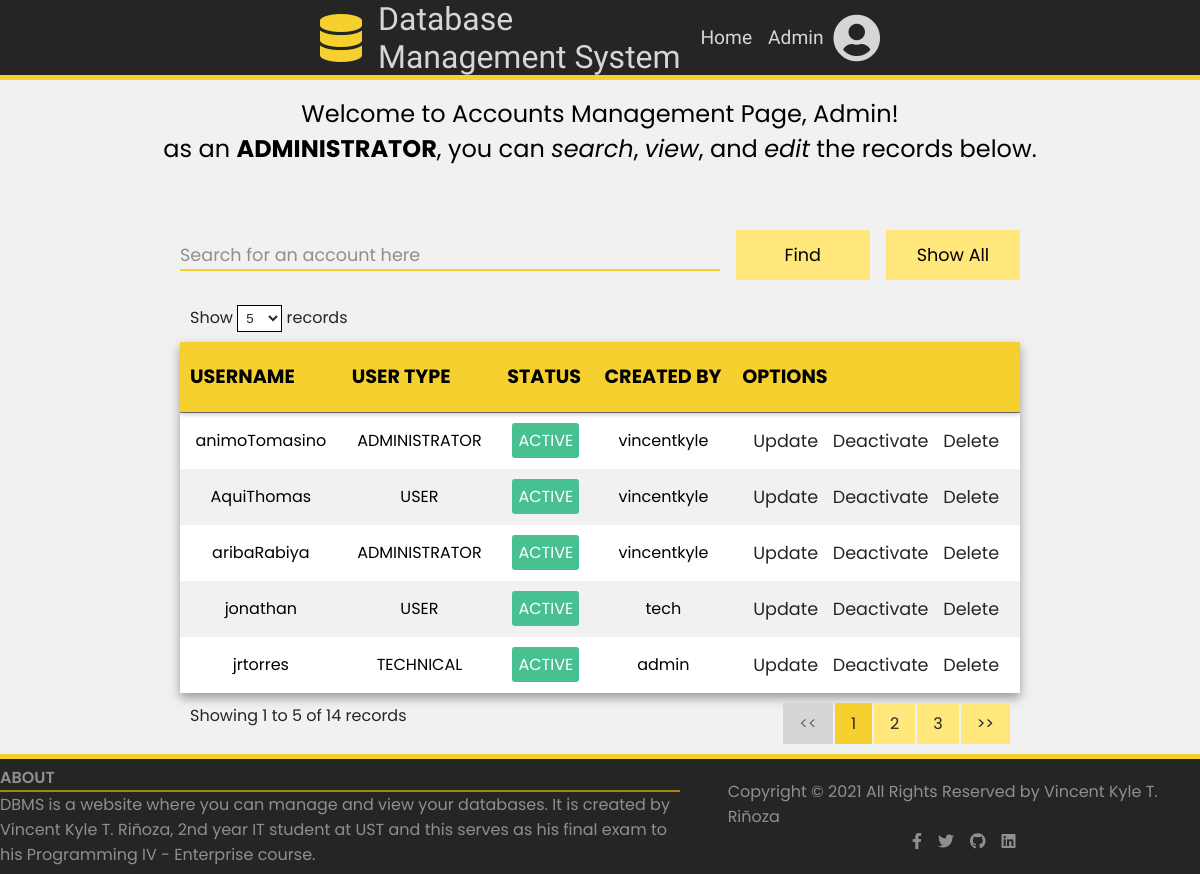
The app's page /account/index.php (signed in) with its own data.
### tables this page shows
CREATE TABLE `tblaccount` (
  `username` varchar(50) NOT NULL,
  `password` varchar(50) NOT NULL,
  `userType` varchar(20) NOT NULL,
  `status` varchar(10) NOT NULL,
  `createdBy` varchar(50) NOT NULL
);

### controller/accountController.php (called while the page is built, shortened)
<?php
    require_once 'config.php';
    $errors = array();
    if(isset($_POST['search-account'])){
        $searchSQL = 'SELECT * FROM tblaccount WHERE username <> ? AND (username LIKE ? OR userType LIKE ? OR status LIKE ?) ORDER BY username';
        $account_search = '%'.$_POST['account-search'].'%';
        if($stmt = mysqli_prepare($conn,$searchSQL)){
            mysqli_stmt_bind_param($stmt,'ssss', $_SESSION['username'],$account_search,$account_search,$account_search);
            if(mysqli_stmt_execute($stmt)){
                $result = mysqli_stmt_get_result($stmt);
            }else{
                $errors['search'] = 'no record found';
            }
        }
    }else{
        $select = 'SELECT * FROM tblaccount WHERE username <> ? ORDER BY username';
        if($stmt = mysqli_prepare($conn,$select)){
            mysqli_stmt_bind_param($stmt,'s',$_SESSION['username']);
            if(mysqli_stmt_execute($stmt)){
                $result = mysqli_stmt_get_result($stmt);
            }
            else{
                echo "Error on form load";
            }
        }
    }
?>

### account/index.php (the view, shortened to what this page needs)
<?php
require_once '../controller/accountController.php';
?>
<!DOCTYPE html>
<html lang="en">
<head>
    <link rel="stylesheet" href="https://use.fontawesome.com/releases/v5.15.3/css/all.css">
    <link rel="stylesheet" href="https://cdn.datatables.net/1.10.24/css/jquery.dataTables.min.css">
    <link rel="stylesheet" href="../css/table.css">
    <link rel="stylesheet" href="../css/main.css">
    <link rel="stylesheet" href="../css/modals.css">
    <link rel="stylesheet" href="../css/header-footer.css">
</head>
<body>
    <?php include('../header.php'); ?>
    <main class="fx-col">
        <div class="homepage fx-col">
            <span class="welcome">Welcome to Accounts Management Page, <?= ucwords($_SESSION['username']) ?>!
                <br>as an <strong><?= $_SESSION['usertype']; ?></strong>,
                you can <span class="italicized">search</span>, <span class="italicized">view</span>, and <span class="italicized">edit</span> the records below.
            </span>
        </div>
        <section class="table fx-col">
            <form action="<?php echo htmlspecialchars($_SERVER['PHP_SELF']); ?>" method="post" class="form-search fx-row">
                <input type="search" name="account-search" id="account-search" class="input searchbar" placeholder="Search for an account here" required>
                <input type="submit" value="Find" name="search-account" class="submit submit-account">
                <input type="submit" value="Show All" name="show-all" class="submit submit-account" formnovalidate>
            </form>
            <table id="database-table">
                <thead>
                    <tr>
                        <th>Username</th>
                        <th>User Type</th>
                        <th>Status</th>
                        <th>Created By</th>
                        <th>Options</th>
                    </tr>
                </thead>
                <tbody>
                    <?php if (mysqli_num_rows($result) > 0) : ?>
                        <?php while ($row = mysqli_fetch_array($result, MYSQLI_ASSOC)) : ?>
                            <tr>
                                <td><?= $row['username']; ?></td>
                                <td><?= $row['userType']; ?></td>
                                <?php if ($row['status'] == 'ACTIVE') : ?>
                                    <td class="active-working"><span><?= $row['status']; ?></span></td>
                                <?php else : ?>
                                    <td class="inactive-retire"><span><?= $row['status']; ?></span></td>
                                <?php endif; ?>
                                <td><?= $row['createdBy']; ?></td>
                                <td class="options">
                                    <a data-modal-target="#update-account-<?= $row['username'] ?>" class="a_sql">Update</a>
                                    <?php if ($row['status'] != 'ACTIVE') : ?>
                                        <a class="edit a_activate" data-modal-target="#update-active-<?= $row['username'] ?>">Activate</a>
                                    <?php else : ?>
                                        <a class="edit a_deactivate" data-modal-target="#update-deactivate-<?= $row['username'] ?>">Deactivate</a>
                                    <?php endif; ?>
                                    <a class="a_sql" data-modal-target="#delete-<?= $row['username'] ?>">Delete</a>
                                </td>
                            </tr>
                        <?php endwhile; ?>
                    <?php endif; ?>
                </tbody>
            </table>
        </section>
    </main>
    <?php include('../footer.php'); ?>
</body>
</html>

### header.php (shortened to what this page needs)
<header class="fx-row">
    <div class="logo fx-row">
        <i class="fas fa-database"></i>
        <span>Database Management System</span>
    </div>
    <?php if (isset($_SESSION['username'])) : ?>
        <div class="user fx-row">
            <?php if ($_SERVER['PHP_SELF'] != '/finalexam.ics2609.com/index.php') : ?>
                <a href="../index.php">Home </a>
            <?php else : ?>
                <a href="index.php">Home </a>
            <?php endif; ?>
            <label for="icon"><span><?= ucwords($_SESSION['username']); ?></span><i class="fas fa-user-circle"></i></label>
        </div>
    <?php endif; ?>
</header>

### footer.php
<footer class="fx-row">
    <div class="about fx-col">
        <span>ABOUT</span>
        <span>DBMS is a website where you can manage and view your databases. It is created by Vincent Kyle T.
            Riñoza, 2nd year IT student at UST and this serves as his final exam to his Programming IV - Enterprise
            course.</span>
    </div>
    <section class="contact  fx-col">
        <div class="copyright">Copyright &copy; 2021 All Rights Reserved by Vincent Kyle T. Riñoza</div>
        <div class="social-links">
            <ul class="fx-row">
                <li><a class="facebook" href="https://www.facebook.com/vncntkyl" target="_blank"><i class="fab fa-facebook-f"></i></a></li>
                <li><a class="twitter" href="https://www.twitter.com/vncntkyl" target="_blank"><i class="fab fa-twitter"></i></a></li>
                <li><a class="github" href="https://www.github.com/vncntkyl" target="_blank"><i class="fab fa-github"></i></a></li>
                <li><a class="linkedin" href="https://www.linkedin.com/in/vncntkyl" target="_blank"><i class="fab fa-linkedin"></i></a></li>
            </ul>
        </div>
    </section>
</footer>

### css/table.css (style rules this page uses)
table.dataTable { border-collapse: collapse; }
table.dataTable.no-footer { border-bottom: none; }
table.dataTable tbody tr:nth-of-type(even) { background-color: var(--clr-white); }
table.dataTable tbody th, table.dataTable tbody td { padding: 15px 15px; }
table.dataTable thead th, table.dataTable thead td { border-bottom: none; }

### css/main.css (style rules this page uses)
:root { --font-main: 'Poppins', sans-serif; --font-secondary:'Fjalla One', sans-serif; --clr-main: #f5d02f; --clr-main-light: #ffe77c; --clr-main-dark: #dbb32f; --clr-main-darker: #a1870f; --clr-black: #252525; --clr-black-light: #444444; --clr-black-lighter: #8f8f8f; --clr-white: #f1f1f1; --clr-white-dark: #d6d6d6; --clr-working-active: rgb(72, 192, 146); --clr-on-repair: rgb(194, 158, 41); --clr-retire-inactive: rgb(189, 34, 34); --clr-account: rgb(131, 224, 196); --clr-equipment: rgb(131, 194, 224); --clr-log: rgb(224, 168, 131); --clr-glass: linear-gradient(to right bottom, rgba(216, 216, 216, 0.8), rgba(216,216,216, 0.3)); --height-header: 80px; --height-footer: 120px; scroll-padding-top: var(--height-header); scroll-behavior: smooth; }
::placeholder { color: var(--clr-black-lighter); font-family: var(--font-main); }
*,*::after,*::before { margin: 0; padding: 0; box-sizing: border-box; }
.fx-row { display: flex; flex-direction: row; }
.fx-col { display: flex; flex-direction: column; }
.italicized { font-style: italic; }
body { font-family: var(--font-main); background-color: var(--clr-white); }
main { min-height: calc(100vh - (var(--height-header) + var(--height-footer))); display: flex; flex-direction: row; justify-content: center; gap: 3rem; margin: auto; }
input { font-size: 1rem; height: 30px; width: 100%; background-color: transparent; border: none; outline: none; font-family: var(--font-main); }
a { color: var(--clr-black); }
.logo i { font-size: 3rem; color: var(--clr-main); }
.input { margin-bottom: 1.5rem; border-bottom: 2px solid var(--clr-main); }
.submit { background-color: var(--clr-main-light); font-size: 1.1rem; padding: .5rem; height: 50px; border-radius: 10rem; cursor: pointer; position: relative; }
.homepage { margin: 1rem; align-items: center; justify-content: center; text-align: center; gap: 4rem; }
.homepage .welcome { font-size: 1.5rem; }
section.table { width: 70%; margin: auto; }
.form-search { align-items: baseline; gap: 1rem; position: sticky; top: 0; }
.form-search .submit { border-radius: unset; }
.submit-account, .submit-equipment { width: 200px; }
.searchbar { font-size: 1.1rem; }
table { border-collapse: collapse; text-align: center; background-color: white; padding: 1rem; overflow: hidden; box-shadow: 0 5px 10px rgba(0, 0, 0, 0.363); }
table thead tr { background-color: var(--clr-main); color: black; font-size: 1.2rem; font-weight: 900; height: 70px; text-transform: uppercase; box-shadow: 0 2px 5px rgba(0, 0, 0, 0.247); }
tbody tr,tbody td { padding: 15px 0; font-size: 1rem; text-align: center; }
tr th { cursor: context-menu; user-select: none; }
table a { text-decoration: none; color: var(--clr-black); padding: 5px; border-radius: 5px; color: var(--clr-black); }
table .options { font-size: 1.1rem; gap: 10px; text-align: center; }
.edit { font-size: 1.1rem; width: 110px; cursor: pointer; }
tbody tr:nth-of-type(even), tbody tr:nth-of-type(even) .a_sql, tbody tr:nth-of-type(even) .edit { background-color: var(--clr-white); }
.active-working span, .inactive-retire span ,.working span, .on-repair span, .retire span { padding: 6px; border-radius: 3px; color: white; }
.a_activate:hover, .a_working:hover, tbody tr:nth-of-type(even) .edit.a_working:hover, tbody tr:nth-of-type(even) .edit.a_activate:hover, .active-working span, .working span { background-color: var(--clr-working-active); color: white; }
td a { cursor: pointer; }
thead tr th { cursor: pointer; }
thead tr th::after { pointer-events: all; position: absolute; content: 'Click to sort'; width: fit-content; height: fit-content; top: 40px; left: 40%; bottom: 0; right: 0; padding: 10px; border-radius: 2rem; opacity: 0; font-size:0.9rem; text-transform: lowercase; font-weight: 200; transition: opacity 100ms ease; color: white; background-color: var(--clr-black); }

### records on screen
tblaccount: username "animoTomasino", userType "ADMINISTRATOR", status "ACTIVE", createdBy "vincentkyle"
tblaccount: username "AquiThomas", userType "USER", status "ACTIVE", createdBy "vincentkyle"
tblaccount: username "aribaRabiya", userType "ADMINISTRATOR", status "ACTIVE", createdBy "vincentkyle"
tblaccount: username "jonathan", userType "USER", status "ACTIVE", createdBy "tech"
tblaccount: username "jrtorres", userType "TECHNICAL", status "ACTIVE", createdBy "admin"

### other values on screen
$_SESSION['username'] "Admin"
$_SESSION['usertype'] "ADMINISTRATOR"
